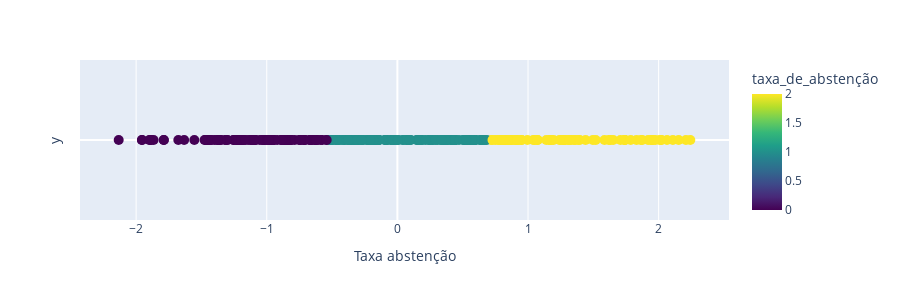

Notebook code cell kept with this figure:
### Code cell
clustered_df = aplicar_kmeans(only_municipalities_df,3,nome_cluster='taxa_de_abstenção')
save_clustered_df_to_csv(clustered_df,"csv_files/", "2_Taxa de abstenção.csv")

### Figure 1 — Plotly figure (JSON) as saved in the notebook; plotly's stock layout.template omitted (floating-point values rounded to 4 significant figures; data arrays with more than 128 entries replaced by an {"elided": "..."} marker saying what was removed)
{"data": [{"customdata": {"elided": "308x3 mixed values"}, "hovertemplate": "valor=%{x}<br>y=%{y}<br>local=%{customdata[0]}<br>codigo=%{customdata[1]}<br>Taxa abstenção=%{customdata[2]}<br>taxa_de_abstenção=%{marker.color}<extra></extra>", "legendgroup": "", "marker": {"color": {"elided": "308 int values"}, "coloraxis": "coloraxis", "size": 10, "symbol": "circle"}, "mode": "markers", "name": "", "orientation": "v", "showlegend": false, "type": "scatter", "x": {"elided": "308 float values"}, "xaxis": "x", "y": {"elided": "308 int values"}, "yaxis": "y"}], "layout": {"coloraxis": {"colorbar": {"title": {"text": "taxa_de_abstenção"}}, "colorscale": [[0, "#440154"], [0.1111, "#482878"], [0.2222, "#3e4989"], [0.3333, "#31688e"], [0.4444, "#26828e"], [0.5556, "#1f9e89"], [0.6667, "#35b779"], [0.7778, "#6ece58"], [0.8889, "#b5de2b"], [1, "#fde725"]]}, "height": 300, "legend": {"tracegroupgap": 0}, "margin": {"t": 60}, "xaxis": {"anchor": "y", "domain": [0, 1], "title": {"text": "Taxa abstenção"}}, "yaxis": {"anchor": "x", "domain": [0, 1], "showgrid": false, "showticklabels": false, "title": {"text": "y"}}}}
